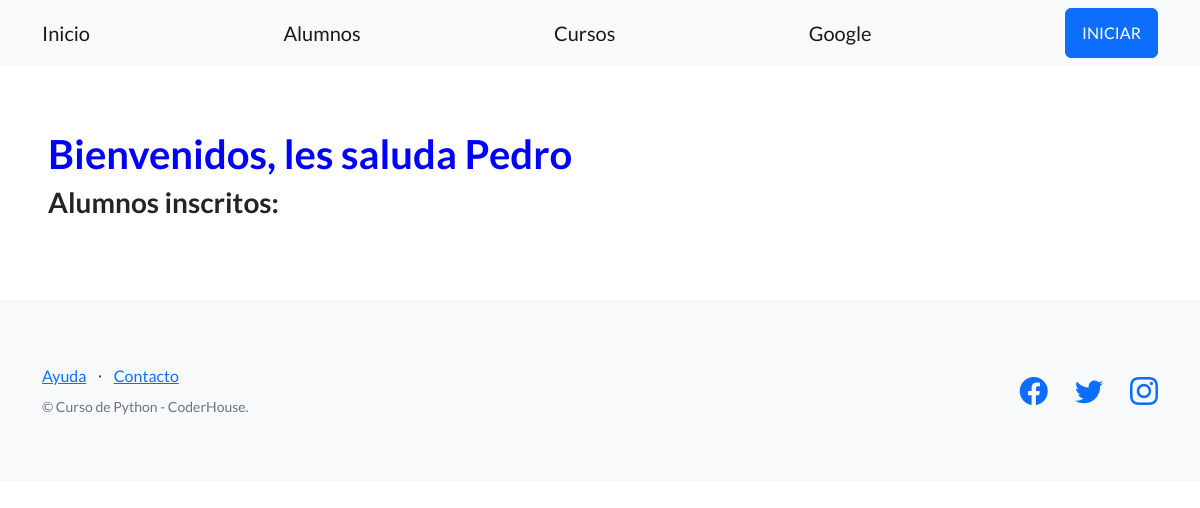
Before: /studios/estudiantes/ with the older database file.
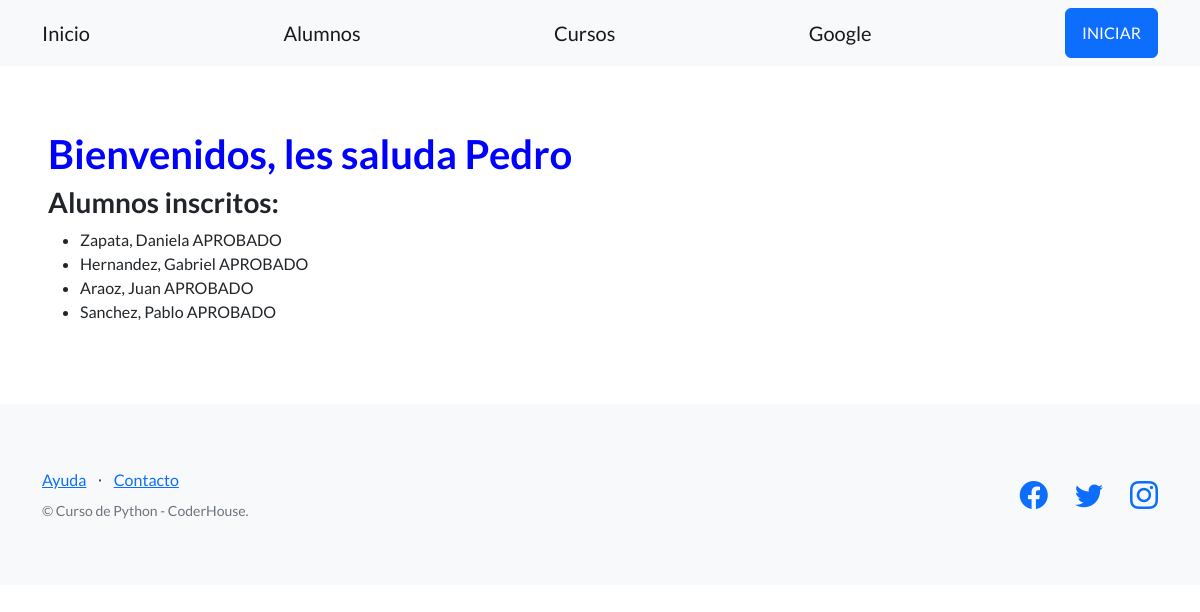
After: the same page with the newer database file.
### control_studios/models.py (models this page shows, shortened)
class Estudiante(models.Model):
    apellido = models.CharField(max_length=256)
    nombre = models.CharField(max_length=256)
    email = models.EmailField(blank=True)
    telefono = models.CharField(max_length=20, blank=True, null=True)
    dni = models.CharField(max_length=32)
    fecha_nacimiento = models.DateField(null=True)

### control_studios/views.py (the view)
# urls.py: path("estudiantes/", listar_estudiantes, name="lista_estudiantes"),
def listar_estudiantes(request):
    contexto = {
        "profesor": "Pedro",
        "estudiantes": Estudiante.objects.all(),
    }
    http_response = render(
        request=request,
        template_name='control_studios/lista_estudiantes.html',
        context=contexto,
    )
    return http_response

### control_studios/templates/control_studios/lista_estudiantes.html (shortened to what this page needs)
{% extends "base.html" %}
    {% block contenido %}
    <h1 style="color:blue;">
      Bienvenidos, les saluda {{ profesor }}
    </h1>
    <h3>Alumnos inscritos:</h3>
    <ul>
    {% for estudiante in estudiantes %}
    <li>
      {{ estudiante.apellido}}, {{ estudiante.nombre}}
      {% if estudiante.nota < 5 %}
       REPROBADO
      {% else %}
       APROBADO
      {% endif %}
    </li>
    {% endfor %}
    </ul>
    {% endblock contenido %}

### templates_base/base.html (shortened to what this page needs)
{% load static %}
<!DOCTYPE html>
<html lang="en">
    <head>
        <link href="https://cdn.jsdelivr.net/npm/bootstrap-icons@1.5.0/font/bootstrap-icons.css" rel="stylesheet" type="text/css" />
        <link href="{% static 'css/styles.css' %}" rel="stylesheet" />
    </head>
    <body>
        <nav class="navbar navbar-light bg-light static-top">
            <div class="container">
                <a class="navbar-brand" href="{% url 'inicio' %}">Inicio</a>
                <a class="navbar-brand" href="{% url 'lista_estudiantes' %}">Alumnos</a>
                <a class="navbar-brand" href="#!">Cursos</a>
                <a class="navbar-brand" href="https://www.google.com">Google</a>
                <a class="btn btn-primary" href="#signup">INICIAR</a>
            </div>
        </nav>
        <section style="padding:4rem 3rem;">
            {% block contenido %}
            {% endblock contenido %}
        </section>
        <footer class="footer bg-light">
            <div class="container">
                <div class="row">
                    <div class="col-lg-6 h-100 text-center text-lg-start my-auto">
                        <ul class="list-inline mb-2">
                            <li class="list-inline-item"><a href="#!">Ayuda</a></li>
                            <li class="list-inline-item">⋅</li>
                            <li class="list-inline-item"><a href="#!">Contacto</a></li>
                        </ul>
                        <p class="text-muted small mb-4 mb-lg-0">&copy; Curso de Python - CoderHouse.</p>
                    </div>
                    <div class="col-lg-6 h-100 text-center text-lg-end my-auto">
                        <ul class="list-inline mb-0">
                            <li class="list-inline-item me-4">
                                <a href="https://www.facebook.com/Coderhouse/"><i class="bi-facebook fs-3"></i></a>
                            </li>
                            <li class="list-inline-item me-4">
                                <a href="https://twitter.com/coderhouse"><i class="bi-twitter fs-3"></i></a>
                            </li>
                            <li class="list-inline-item">
                                <a href="https://www.instagram.com/coderhouse"><i class="bi-instagram fs-3"></i></a>
                            </li>
                        </ul>
                    </div>
                </div>
            </div>
        </footer>
    </body>
</html>

Changed rows visible on the page:
added Estudiante: apellido "Zapata", nombre "Daniela"
added Estudiante: apellido "Hernandez", nombre "Gabriel"
added Estudiante: apellido "Araoz", nombre "Juan"
added Estudiante: apellido "Sanchez", nombre "Pablo"
